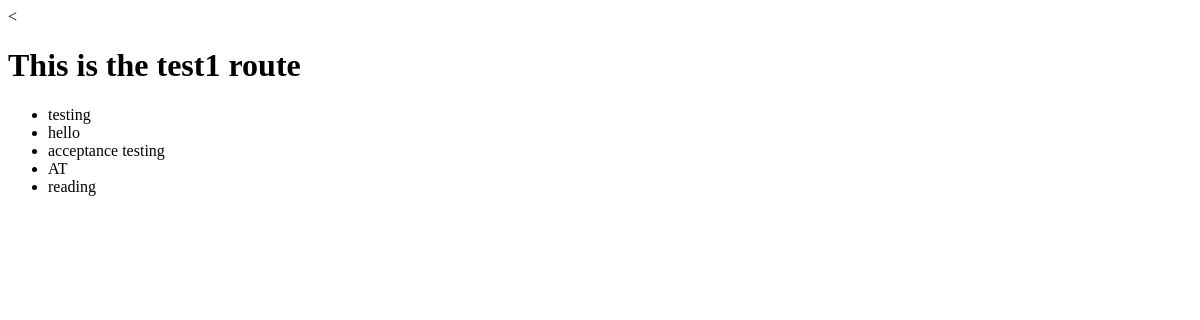
/todolist/test1, run on an earlier commit of the app's database.
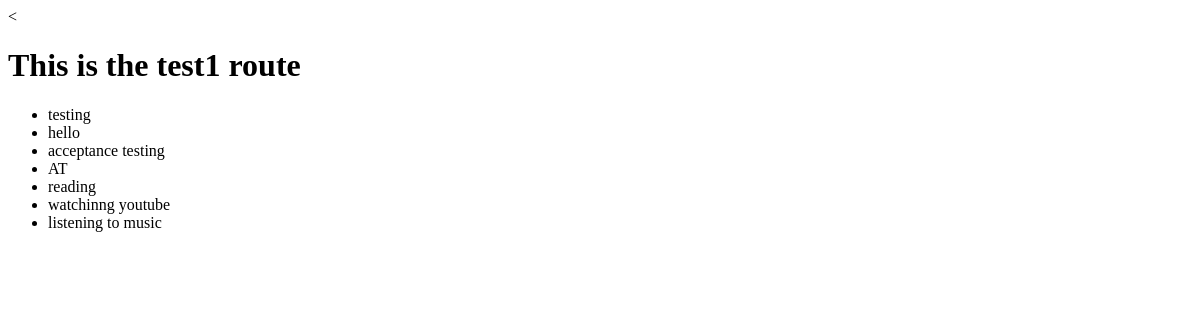
And on a later commit of the database.
### todolist/models.py (models this page shows)
class todoList(models.Model):
    item = models.CharField(max_length=60)
    userID = models.ForeignKey(settings.AUTH_USER_MODEL, on_delete=models.CASCADE, default = 0)
    duration = models.DurationField(default=timedelta(hours=0, minutes=0, seconds=0))
    entryTime = models.DateTimeField(default=datetime.now)
    associatedProject = models.CharField(max_length=60, default="No Project")

### todolist/views.py (the view)
# urls.py: path('test1', views.test1, name='test'),
def test1(request):
    tasks = todoList.objects.all()
    return render(request, 'index.html', context={'tasks': tasks})

### todolist/templates/todolist/index.html (shortened to what this page needs)
<<!DOCTYPE html>
<html lang="en" dir="ltr">
  <head>
  </head>
  <body>
    <h1>This is the test1 route</h1>
    {% if tasks %}
    <ul>
      {% for task in tasks %}
        <li>{{task.item}}</li>
      {% endfor %}
    </ul>
    {% endif %}
  </body>
</html>

What changed in the data, as far as the page shows it:
added todoList: item "watchinng youtube"
added todoList: item "listening to music"
